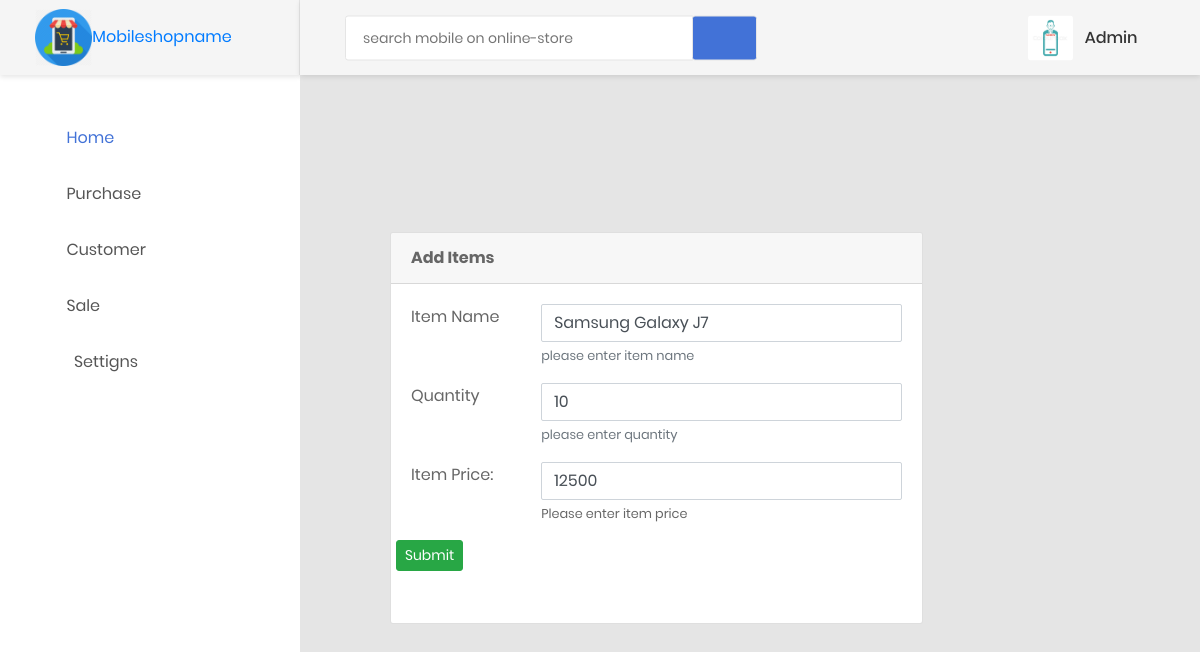
/4/update (signed in), run on an earlier commit of the app's database.
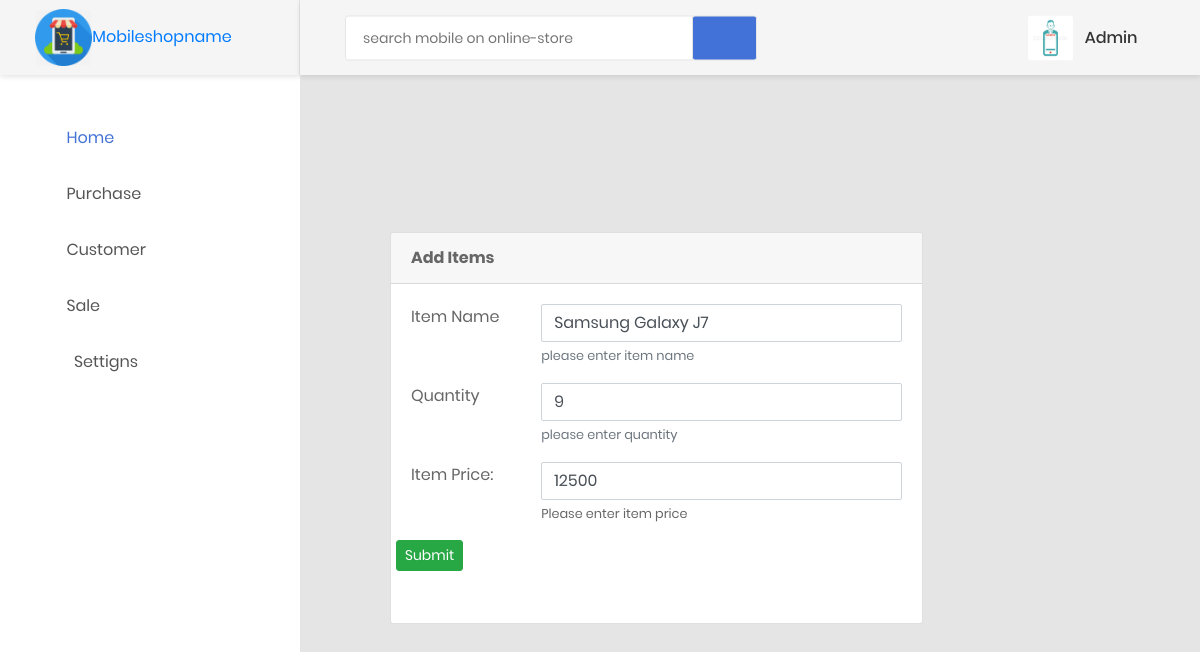
And on a later commit of the database.
### models/create_models.py (models this page shows, shortened)
class Items(db.Model):
    __tablename__='items'
    i_id = db.Column(db.Integer, primary_key=True)
    item_name = db.Column(db.String(255), nullable=False)
    item_quantity = db.Column(db.String(255), nullable=False)
    item_price = db.Column(db.String(255), nullable=False)
    barcode = db.Column(db.LargeBinary)
    purchase_date = db.Column(db.DateTime, nullable=False, default=datetime.utcnow)
    modified_date = db.Column(db.DateTime, nullable=False, default=datetime.utcnow, onupdate=datetime.utcnow)
    sales = db.relationship("SalesItems", backref="items", lazy='dynamic')
    __table_args__ = (CheckConstraint(item_quantity > -1), {})

### items/items.py (the view, shortened to what this page needs)
@item.route('/<int:id>/update', methods=('GET', 'POST'))
def updateitem(id):
    error = None
    item = Items.query.filter_by(i_id=int(id)).first()
    return render_template('static priya mobile/items/updateitem.html', item=item)

### customers/customers.py (called while the page is built)
@customer.before_app_request
def load_logged_in_user():
    user_id = session.get('user_id')
    if user_id is None:
        g.user = None
    else:
        g.user = User.query.filter_by(id=user_id).first()

### users/adduser.py (called while the page is built)
@auth.before_app_request
def load_logged_in_user():
    user_id = session.get('user_id')
    if user_id is None:
        g.user = None
    else:
        g.user = User.query.filter_by(id=user_id).first()

### templates/static priya mobile/items/updateitem.html
{% extends 'static priya mobile/base1.html' %}
{% block content %}
{% if g.user %}
             <div class="main-content">
                    <div class="section__content section__content--p30">
                    <div class="container-fluid">
                        <div class="row">
                            <div class="col-lg-9">
                                <div class="card">
                                    <div class="card-header">
                                        <strong>Add Items</strong>
                                    </div>
                                    <div class="card-body card-block">
                                        <form action="" method="post" enctype="multipart/form-data" class="form-horizontal">
                                            <div class="row form-group">
                                                <div class="col col-md-3">
                                                    <label for="iname" class=" form-control-label">Item Name</label>
                                                </div>
                                                <div class="col-12 col-md-9">
                                                    <input type="text" id="iname" name="iname" value="{{ request.form['item_name'] or item['item_name']}}" class="form-control" required>
                                                    <small class="form-text text-muted">please enter item name</small>
                                                </div>
                                            </div>
                                            <div class="row form-group">
                                                <div class="col col-md-3">
                                                    <label for="quantity" class=" form-control-label">Quantity</label>
                                                </div>
                                                <div class="col-12 col-md-9">
                                                    <input type="text" id="quantity" name="quantity" value="{{ request.form['item_quantity'] or item['item_quantity']}}" class="form-control" required>
                                                    <small class="form-text text-muted">please enter quantity </small>
                                                </div>
                                            </div>
                                            <div class="row form-group">
                                                <div class="col col-md-3">
                                                    <label for="price" class=" form-control-label">Item Price:</label>
                                                </div>
                                                <div class="col-12 col-md-9">
                                                    <input type="text" id="price" name="price" value="{{ request.form['item_price'] or item['item_price']}}" class="form-control" required>
                                                    <small class="help-block form-text">Please enter item price</small>
                                                </div>
                                            </div>
                                            <div class="row form-group">
                                            <div class="form-actions form-group">
                                                <button type="submit" class="btn btn-success btn-sm">Submit</button>
                                            </div>
                                            </div>
                                        </form>
                                    </div>
                                </div>
                            </div>
                        </div>
                    </div>
            </div>
{% endif %}
                 {% endblock %}

What changed in the data, as far as the page shows it:
changed Items "Samsung Galaxy J7": quantity "10" → "9"
